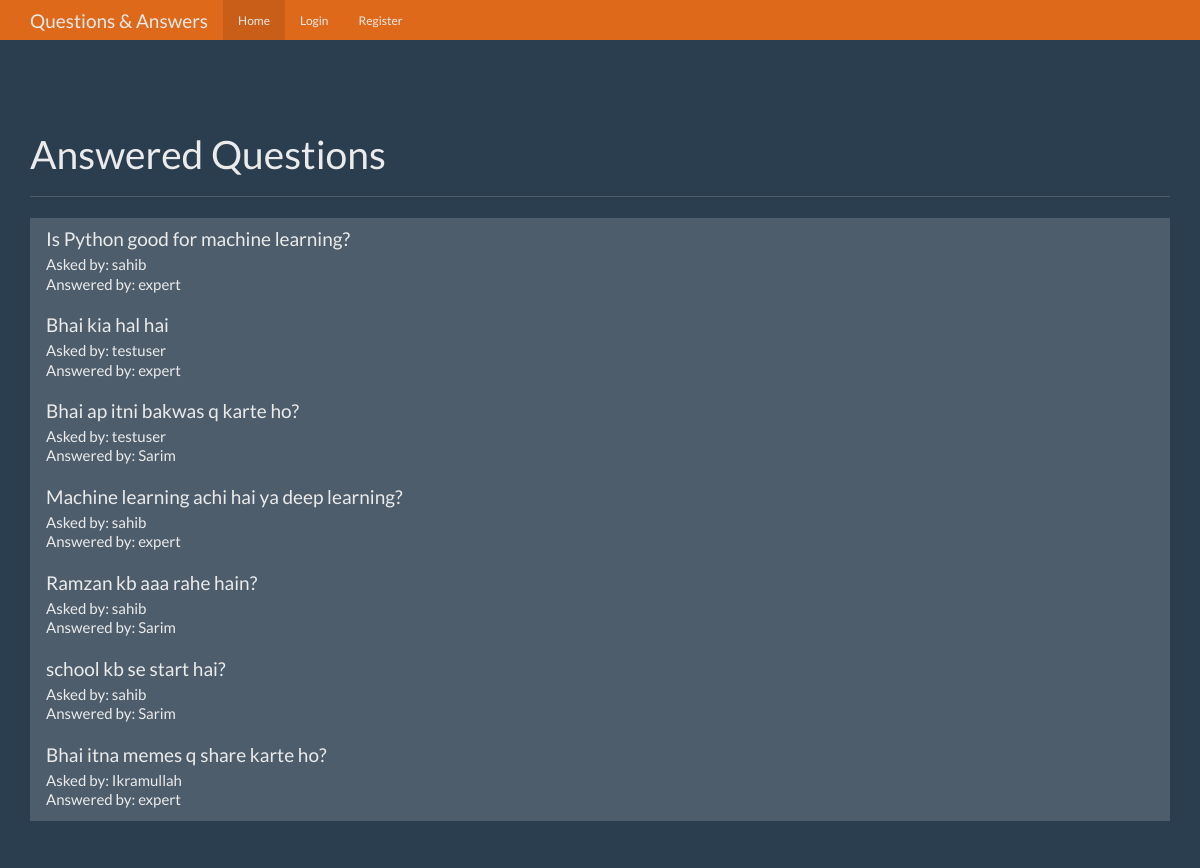
The page / on the database its author committed.
### tables this page shows
CREATE TABLE questions (
    id integer primary key autoincrement,
    question_text not null,
    answer_text,
    asked_by_id not null,
    expert_id integer not null
);

CREATE TABLE "users" (
	"id"	integer,
	"name"	text NOT NULL UNIQUE,
	"password"	text NOT NULL,
	"expert"	boolean NOT NULL,
	"admin"	boolean NOT NULL,
	PRIMARY KEY("id" AUTOINCREMENT)
);

### app.py (the view)
@app.route('/')
def index():
    user = login_check()
    db = get_db()
    if not user:
        hide_it = True
    else:
        hide_it = False
    questions_cur = db.execute('''select
    questions.question_text,
    questions.id as question_id,
    test_user.name as test_user_name,
    expert.name as expert_name from questions

    join users as test_user on test_user.id = questions.asked_by_id
    join users as expert on expert.id = questions.expert_id

    where questions.answer_text is not null''')
    questions_result = questions_cur.fetchall()
    return render_template('home.html', user=user, all_answered_questions=questions_result)

### app.py (called while the page is built, shortened)
def login_check():
    user_result = None

### database_helpers.py (called while the page is built)
def connect_db():
    sql = sqlite3.connect(r'D:\Flask with Full Flask Course\5. Question Answer App\database\database.db')
    sql.row_factory = sqlite3.Row
    return sql

def get_db():
    if not hasattr(g, 'sqlite_db'):
        g.sqlite_db = connect_db()
    return g.sqlite_db

### templates/home.html (shortened to what this page needs)
<!DOCTYPE html>
{% extends 'layout.html'%}
{% block body %}
  <head>
  </head>
  <body>
    <div class="container theme-showcase" role="main">
      <div class="page-header">
        <h1>Answered Questions</h1>
      </div>
      <div class="row">
        <div class="col-lg-12">
          <div class="list-group">
            {% for q in all_answered_questions %}
            <a href="{{url_for('question', question_id = q['question_id'])}}" class="list-group-item">
              <h4 class="list-group-item-heading">{{q['question_text']}}</h4>
              <p class="list-group-item-text">Asked by: {{q['test_user_name']}}</p>
              <p class="list-group-item-text">Answered by: {{q['expert_name']}}</p>
            </a>
            {% endfor %}
          </div>
        </div>
      </div>
    </div>
  </body>
</html>
{% endblock %}

### templates/layout.html (shortened to what this page needs)
<html lang="en">
  <head>
    <link href={{url_for('static', filename="bootstrap.min.css")}} rel="stylesheet">
    <link href={{url_for('static', filename="theme.css")}} rel="stylesheet">
  </head>
    <nav class="navbar navbar-inverse navbar-fixed-top">
      <div class="container">
        <div class="navbar-header">
          <a href="#" class="navbar-brand">Questions & Answers</a>
        </div>
        <div id="navbar" class="navbar-collapse collapse">
          <ul class="nav navbar-nav">
            <li class="active"><a href="{{ url_for('index') }}">Home</a></li>
            {% if not user %}
            <li>
              <a href="{{ url_for('login') }}">Login</a>
            </li>
            <li>
              <a href="{{ url_for('register') }}">Register</a>
            </li>
            {% endif %}
          </ul>
        </div>
      </div>
    </nav>
  <br>
{% block body %}
{% endblock %}

### static/theme.css (style rules this page uses)
body { padding-top: 70px; padding-bottom: 30px; }

### rows shown on the page
questions: question_text "Is Python good for machine learning?", test_user_name "sahib", expert_name "expert"
questions: question_text "Bhai kia hal hai", test_user_name "testuser", expert_name "expert"
questions: question_text "Bhai ap itni bakwas q karte ho?", test_user_name "testuser", expert_name "Sarim"
questions: question_text "Machine learning achi hai ya deep learning?", test_user_name "sahib", expert_name "expert"
questions: question_text "Ramzan kb aaa rahe hain?", test_user_name "sahib", expert_name "Sarim"
questions: question_text "school kb se start hai?", test_user_name "sahib", expert_name "Sarim"
questions: question_text "Bhai itna memes q share karte ho?", test_user_name "Ikramullah", expert_name "expert"
